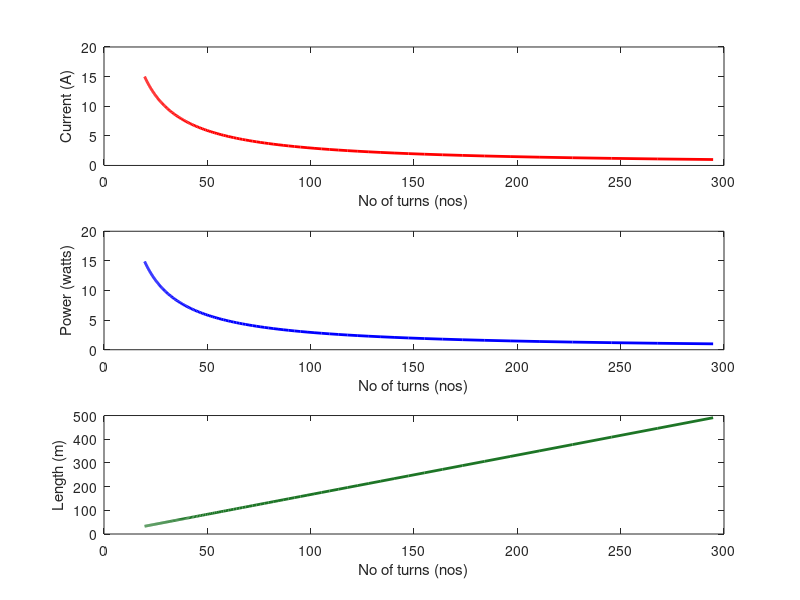
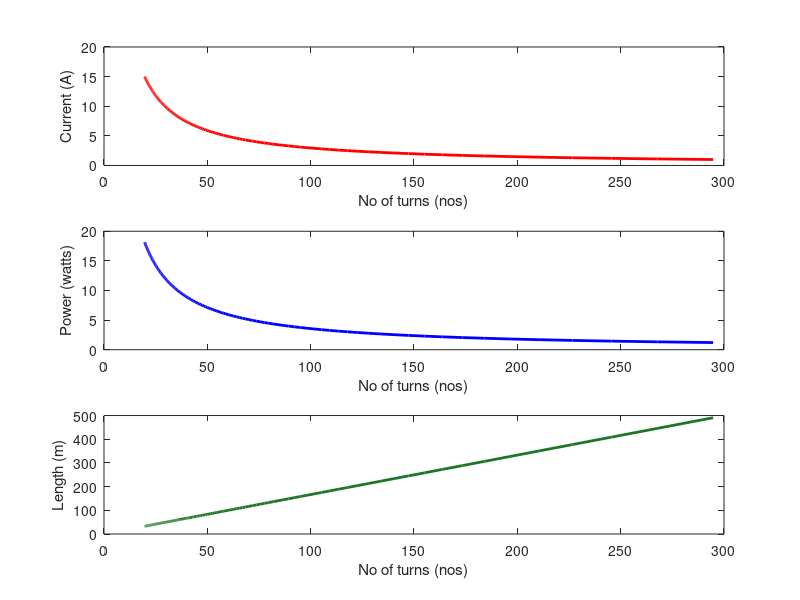
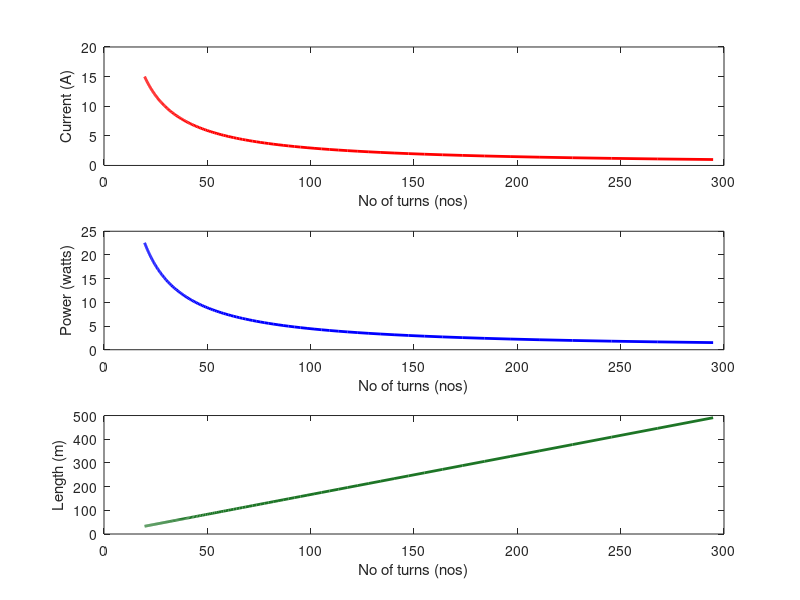
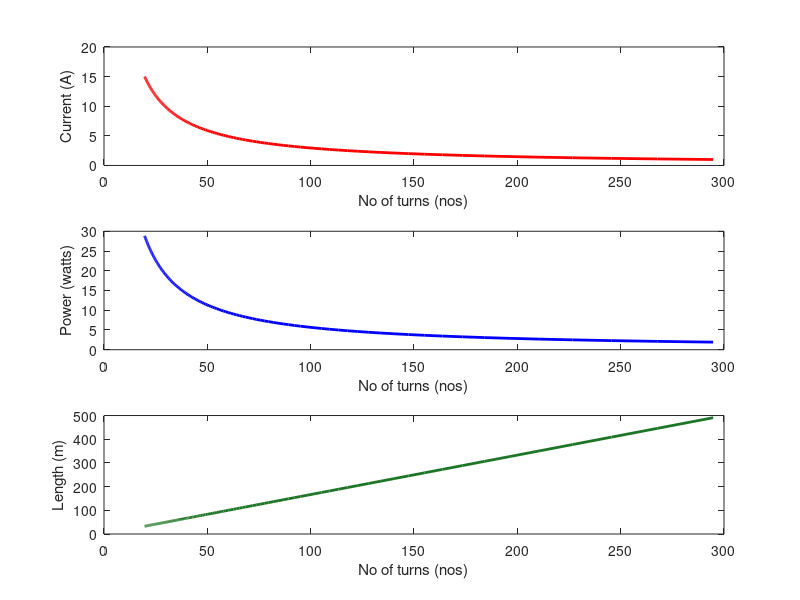

These figures' MATLAB source, in order:
clear
clc
close all
 
%%To calculate the magnetic field at the centre of a helmholtz coil
 
% fid = fopen('data.txt', 'w');
% fprintf(fid,'%4s\t\t %4s\t\t %4s\t\t %4s\t\t  %4s\t\t', 'Current', 'No of turns', 'Length of wire', 'Resistance', 'Power' );                %  X-axis common time
 
%Formula B = [0.8991*(10)^(-6)*(n*I)]/R
 
%mu = 12.56e-7;
k = 0.8991e-6;      
r = 0.265;           %radius of coil in metre
B = 0.001;          %magnetic field in Tesla
 
rho = 1.68e-8;      %resistivity of copper
A_wire = 2.62e-6;   %area of 13 gauge wire
n = 0;
j=1;

guage = [7 8 9 10 11 12 13 14 15 16 17 18 19 20 21 22 23 24 25 26 27 28 29 30 31 32];
areaArray = [15.6958 12.9717 10.5071 8.3019 6.8183 5.4805 4.2888 3.2429 2.6268 2.0755 1.5890 1.1675 0.8107 0.6567 0.5189 0.3973 0.2919 0.2452 0.2027 0.1642 0.1363 0.1110 0.0937 0.0779 0.0682 0.0591];
wires = cell(5,length(areaArray));


for z = 1:length(areaArray)
    
    A_wire = areaArray(z)*1e-6;
    
    for i=1:0.1:15   
      I(j)=i;                            %current
      n(j) = (B*r)/(k*I(j));             %number of turns    

      L_wire(j) = 2*pi*r*n(j);
      R(j) = (rho*L_wire(j))/(A_wire);       %resistance of wire

      P(j) = I(j)*I(j)*R(j);                 %Power required

%       fprintf(fid,'\n %4.4f \t\t %4.4f \t\t %4.4f \t\t %4.4f \t\t %4.4f\t\t', I(j), n(j), L_wire(j), R(j), P(j));      
      
      
      j=j+1;
      if j > 141
          j = 1;
      end
    end
    wires{1,z} = I;
    wires{2,z} = n;
    wires{3,z} = L_wire;
    wires{4,z} = R;
    wires{5,z} = P;
     
end
 
for i = 1:length(areaArray)
    srtr = strcat(num2str(guage(i)),'.txt');
    fid = fopen(srtr,'w');
    fprintf(fid,'%4s\t\t %4s\t\t %4s\t\t %4s\t\t  %4s\t\t\r\r', 'Current', 'No of turns', 'Length of wire', 'Resistance', 'Power' );
    for j = 1:length(I)
        fprintf(fid,'%4.1f \t\t %4.4f \t\t %4.4f \t\t %4.4f \t\t %4.4f\t\t\r',wires{1,i}(j),wires{2,i}(j),wires{3,i}(j),wires{4,i}(j),wires{5,i}(j));
    end
end

wht2plot = [10,11,12,13,14,15,16];      %%put the guages that are to be plotted
for i = wht2plot
    
    srtr = strcat(num2str(guage(i-6)),' guage wire');
    sid = figure('Name',srtr,'NumberTitle','off');
    
    subplot(3,1,1);
    title('Current V No of turns');
    plot(wires{2,i-6},wires{1,i-6},'r','LineWidth',2);
    xlabel('No of turns (nos)');
    ylabel('Current (A)');
    
    subplot(3,1,2);
    title('Power V No of turns');
    plot(wires{2,i-6},wires{5,i-6},'b','LineWidth',2);
    xlabel('No of turns (nos)');
    ylabel('Power (watts)');
    
    subplot(3,1,3);
    title('Length V No of turns');
    plot(wires{2,i-6},wires{3,i-6},'Color','#1d7526','LineWidth',2);
    xlabel('No of turns (nos)');
    ylabel('Length (m)');
    
    hold on
    
end
 
disp('simulation complete')



% figure(1)
% subplot(3,1,1)
% plot(I,n,'b','LineWidth',2.5,'MarkerSize',6);
% title (' Current vs Number of turns plot ');
% xlabel('Current(A)');
% ylabel('No.of turns');
% %ylim([480 650]);
% %xlim([0 2]);
% %set(gca,'YTick',480:50:650);
% grid;
%  
% subplot(3,1,2)
% plot(R,L_wire,'b','LineWidth',2.5,'MarkerSize',6);
% title (' Resistance vs length of wire plot ');
% xlabel('Resistance(ohm)');
% ylabel('Length of wire(m)');
% %ylim([480 650]);
% %xlim([0 2]);
% %set(gca,'YTick',480:50:650);
% grid;
%  
% subplot(3,1,3)
% plot(P,R,'b','LineWidth',2.5,'MarkerSize',6);
% title (' Power vs Resistance of wire ');
% xlabel('Power(watt)');
% ylabel('Resistance(ohm)');
% %ylim([480 650]);
% %xlim([0 2]);
% %set(gca,'YTick',480:50:650);
% grid;
 
 
%figure(1);
%plot(I,n);


